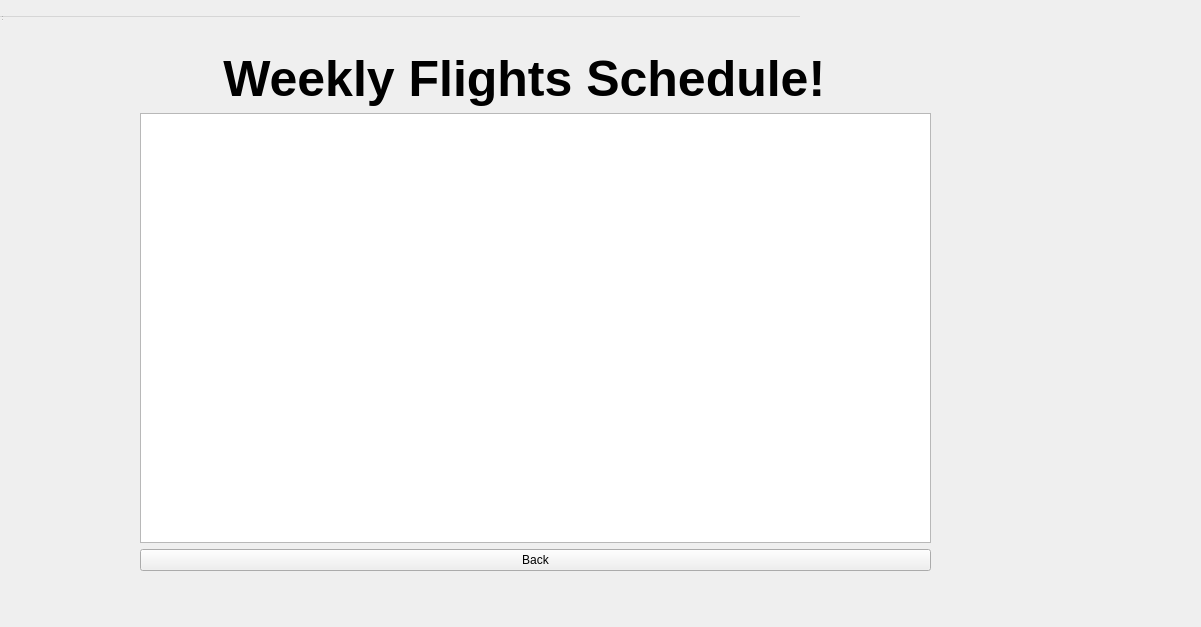
<?xml version="1.0" encoding="UTF-8"?>
<ui version="4.0">
 <class>FlightScheduleWindow</class>
 <widget class="QWidget" name="FlightScheduleWindow">
  <property name="geometry">
   <rect>
    <x>0</x>
    <y>0</y>
    <width>1201</width>
    <height>627</height>
   </rect>
  </property>
  <property name="windowTitle">
   <string>Flight Schedule</string>
  </property>
  <widget class="QWidget" name="centralwidget">
   <property name="geometry">
    <rect>
     <x>140</x>
     <y>50</y>
     <width>791</width>
     <height>521</height>
    </rect>
   </property>
   <layout class="QVBoxLayout" name="verticalLayout">
    <item>
     <widget class="QLabel" name="label">
      <property name="styleSheet">
       <string notr="true">font-size: 50px;
color:black;
font-weight:bold;</string>
      </property>
      <property name="text">
       <string>      Weekly Flights Schedule!</string>
      </property>
     </widget>
    </item>
    <item>
     <widget class="QTableWidget" name="scheduleTableWidget"/>
    </item>
    <item>
     <widget class="QPushButton" name="backButton">
      <property name="text">
       <string>Back</string>
      </property>
     </widget>
    </item>
   </layout>
  </widget>
  <widget class="QMenuBar" name="menubar">
   <property name="geometry">
    <rect>
     <x>0</x>
     <y>0</y>
     <width>800</width>
     <height>17</height>
    </rect>
   </property>
  </widget>
  <widget class="QStatusBar" name="statusbar">
   <property name="geometry">
    <rect>
     <x>0</x>
     <y>0</y>
     <width>3</width>
     <height>22</height>
    </rect>
   </property>
  </widget>
 </widget>
 <resources/>
 <connections/>
</ui>
